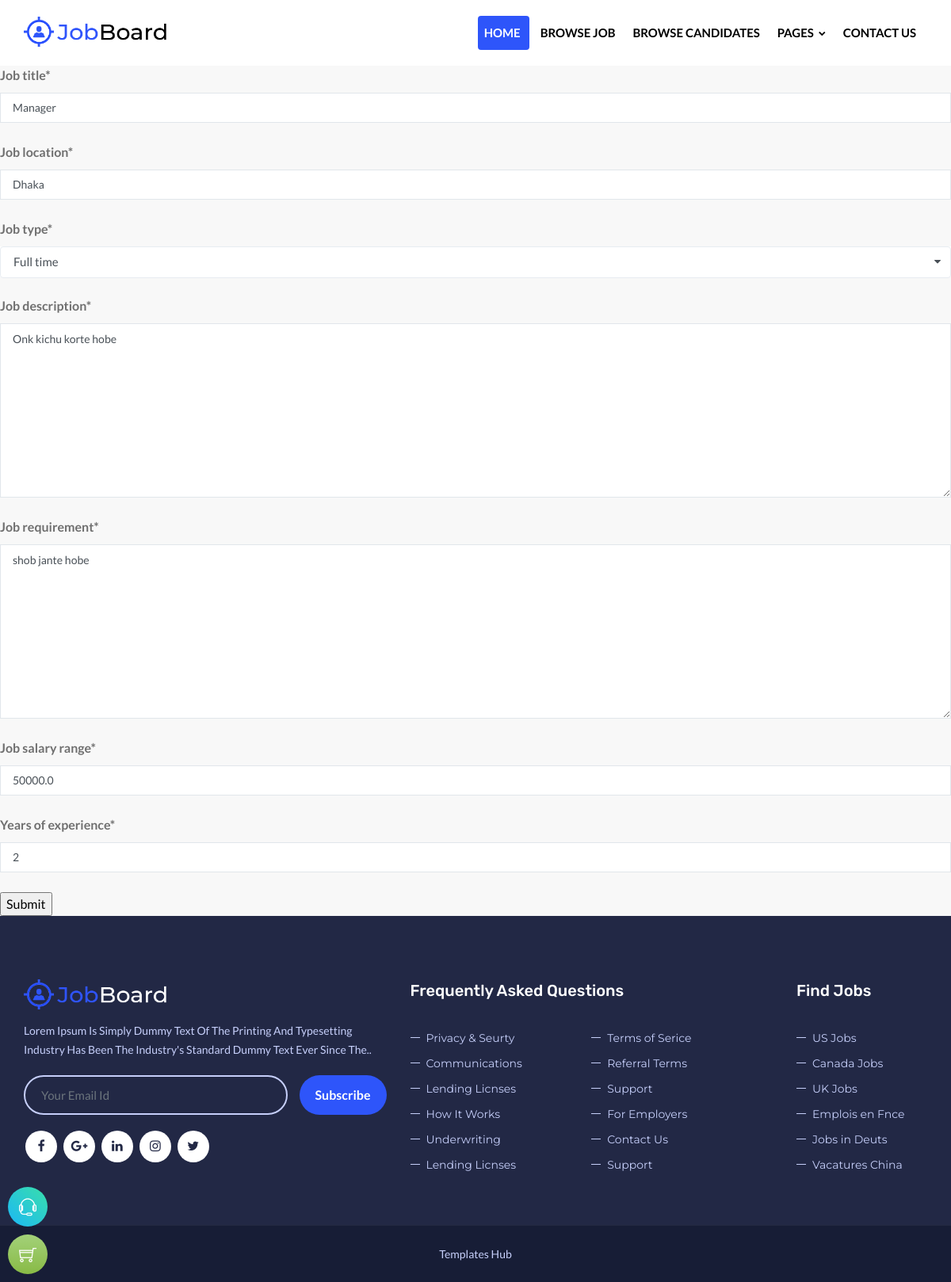
The page /update_job_details/1/ on the database its author committed.
### main/models.py (models this page shows, shortened)
class Job(models.Model):
    TYPE=(
        ('Half time','Half time'),
        ("Full time","Full time"),
        )
    job_title= models.CharField(max_length=100)
    job_location = models.CharField(max_length=200)
    job_type = models.CharField(max_length=100, choices=TYPE)
    job_description = models.TextField(max_length=2000)
    job_requirement = models.TextField(max_length=2000)
    job_salary_range = models.FloatField()
    years_of_experience = models.IntegerField()
    job_created = models.DateTimeField(auto_now_add=True)

### main/views.py (the view)
# urls.py: path('update_job_details/<str:pk>/', views.update_job_details, name='update_job_details'),
def update_job_details(request,pk):
    job = Job.objects.get(id=pk)
    details = JobDetailsForm(instance=job)
    if request.POST:
        details = JobDetailsForm(request.POST,instance=job)
        if details.is_valid:
            details.save()
            return redirect('browse_job')
    return render(request,'update_job_details.html',{'details':details})

### main/forms.py
class JobDetailsForm(ModelForm):
    class Meta:
        model = Job
        fields = "__all__"

### main/template/update_job_details.html (shortened to what this page needs)
{% extends 'base.html' %}
{% load static %}
{% block content %}
{% load crispy_forms_tags %}
<form action="" method="POST">
    {{details|crispy}}
    <input type="submit" name="submit">
</form>
{% endblock content %}

### rows shown on the page
Job: job_title "Manager", job_location "Dhaka", job_description "Onk kichu korte hobe", job_requirement "shob jante hobe", job_salary_range "50000.0", years_of_experience "2"
